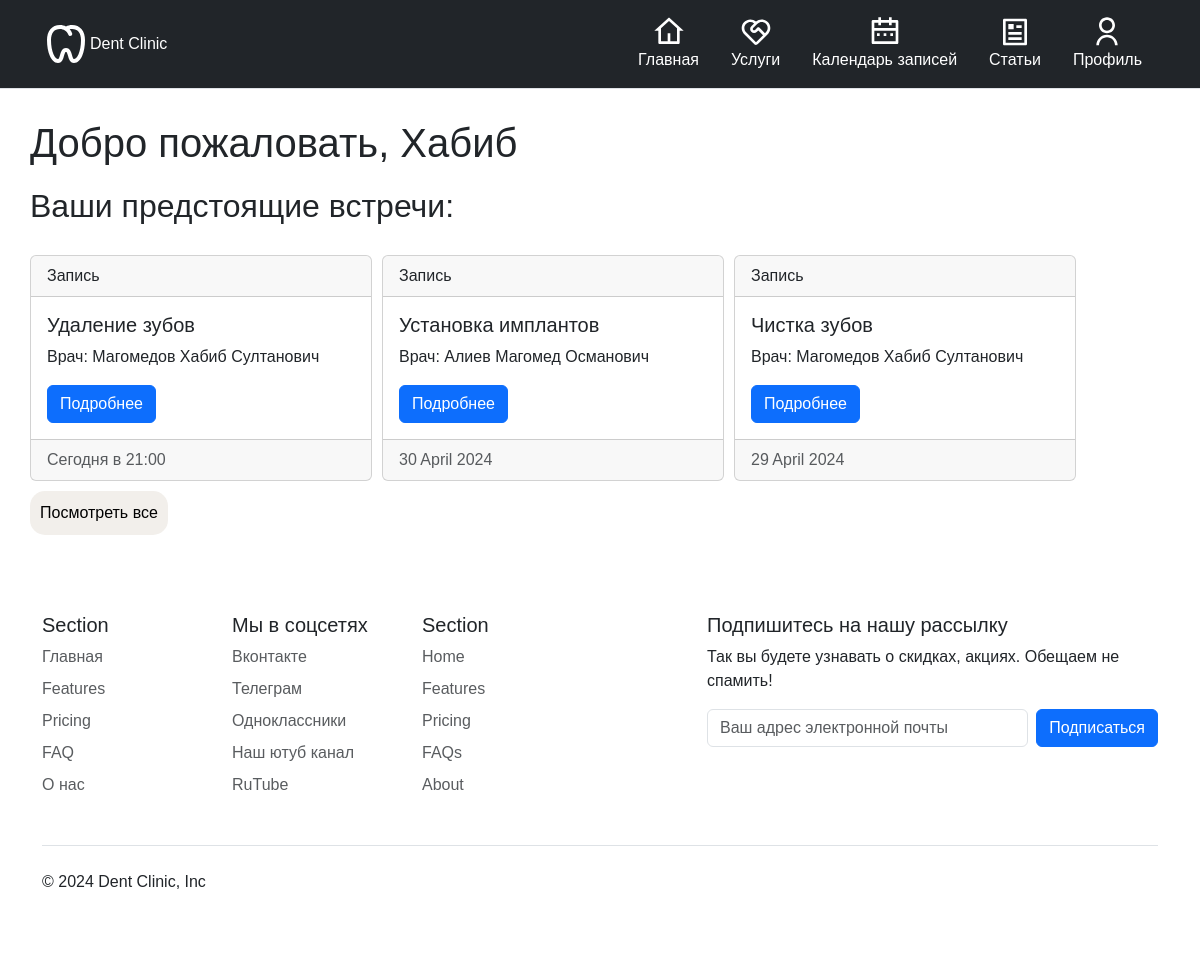
The page /clinic/ (signed in) on the database its author committed.
### clinic/models.py (models this page shows, shortened)
class User(AbstractUser):
    class Gender(models.TextChoices):
        FEMALE = "F", "Женский"
        MALE = "M", "Мужской"
    patronymic = models.CharField(max_length=30, null=True, verbose_name="Отчество")
    gender = models.CharField(max_length=1,
                              choices=Gender.choices,
                              default=Gender.MALE, null=True,
                              verbose_name="Пол")
    date_of_birth = models.DateField(null=True, verbose_name="Дата рождения")
    registration_date = models.DateField(auto_now_add=True, null=True, verbose_name="Дата регистрации")
    phone_number = models.CharField(max_length=20, null=True, verbose_name="Номер телефона")
    address = models.CharField(max_length=250, null=True, verbose_name="Адрес")

class Appointment(models.Model):
    class Meta:
        verbose_name = "Запись"
        verbose_name_plural = "Записи"
        ordering = ["-date"]
        indexes = [models.Index(fields=["-date"])]
    patient = models.ForeignKey(User, on_delete=models.CASCADE,
                                related_name="patient_appointments")
    doctor = models.ForeignKey(Doctor, on_delete=models.CASCADE,
                               related_name="doctor_appointments")
    date = models.DateTimeField()
    target = models.ForeignKey(Service, on_delete=models.CASCADE,
                               related_name="service_appointments",
                               null=True)
    @property
    def time_before_appoinment(self):
        dif = timezone.now() - self.date
        if dif.days == 0:
            return f"Сегодня в {self.date.strftime('%H:%M')}"
        if dif.days == 1:
            return f"Завтра в {self.date.strftime('%H:%M')}"
        if dif.days < 0:
            return f"Приём завершён {self.date.strftime('%d %B %Y')}"
        return f'{self.date.strftime("%d %B %Y")}'

class Service(models.Model):
    class Meta:
        verbose_name = "Услуга"
        verbose_name_plural = "Услуги"
    name = models.CharField(max_length=200)
    slug = models.SlugField(max_length=300)
    description = models.TextField()
    price = models.DecimalField(max_digits=8, decimal_places=2)
    def __str__(self):
        return self.name

class Doctor(models.Model):
    class Meta:
        verbose_name = "Врач"
        verbose_name_plural = "Врачи"
    first_name = models.CharField(max_length=50)
    last_name = models.CharField(max_length=50)
    patronymic = models.CharField(max_length=50)
    date_of_birth = models.DateField()
    email = models.EmailField()
    phone = models.CharField(max_length=20)
    class Specialization(models.TextChoices):
        WITHOUT_SPEC = "WS", "Нет"
        FIRST_SPEC = "FS", "Первая"
        SECOND_SPEC = "SS", "Вторая"
        HIGHER_SPEC = "HS", "Высшая"
    specialization = models.CharField(max_length=100)
    category = models.CharField(max_length=2, choices=Specialization.choices,
                                default=Specialization.WITHOUT_SPEC)
    works_since = models.DateField(null=True)
    bio = models.TextField()
    @property
    def full_name(self):
        return f"{self.last_name} {self.first_name} {self.patronymic}"
    def __str__(self):
        return self.full_name

### clinic/views.py (the view)
# urls.py: path("", views.index_page, name="index"),
def index_page(request):
    user = request.user
    appointments = Appointment.objects.filter(patient=user.id)
    return render(request, "index.html",
                  {"user": user,
                   "appointments": appointments})

### clinic/templates/index.html (shortened to what this page needs)
{% extends "base.html" %}
{% load static %}
{% block styles %}
<link rel="stylesheet" href="{% static 'css/index.css' %}">
{% endblock %}
{% block content %}
<div class="content">
    {% if user.is_authenticated %}
    <h1>Добро пожаловать, {{ user.first_name }}</h1>
    {% else %}
    <h1>Главная страница</h1>
    {% endif %}
    <h2 style="margin-top: 20px; margin-bottom: 20px;">Ваши предстоящие встречи:</h2>
    <div class="swiper-container">
        {% for appoint in appointments|slice:":3" %}
        <div class="card">
            <div class="card-header">
                Запись
            </div>
            <div class="card-body">
                <h5 class="card-title">{{ appoint.target }}</h5>
                <p class="card-text">Врач: {{ appoint.doctor }}</p>
                <a href="#" class="btn btn-primary">Подробнее</a>
            </div>
            <div class="card-footer text-body-secondary">
                {{ appoint.time_before_appoinment }}
            </div>
        </div>
        {% endfor %}
    </div>
    {% if appointments|length > 3 %}
    <a href="{% url 'clinic:appointments' %}"><input type="button" value="Посмотреть все" class="show_all_btn"></a>
    {% endif %}
</div>
{% endblock %}

### clinic/static/css/index.css (style rules this page uses)
.content { margin: 30px; }
.swiper-container { width: 100%; display: flex; justify-content: left; flex-direction: row; flex-wrap: wrap; align-items: center; }
.show_all_btn { background-color: #f2efeb; border-radius: 15px; border: none; padding: 10px; }
.card { margin: 10px; margin-left: 0; width: 30%; height: 50%; }

### rows shown on the page
User: first_name "Хабиб"
Appointment: target "Удаление зубов", doctor "Магомедов Хабиб Султанович", time_before_appoinment "Сегодня в 21:00"
Appointment: target "Установка имплантов", doctor "Алиев Магомед Османович", time_before_appoinment "30 April 2024"
Appointment: target "Чистка зубов", doctor "Магомедов Хабиб Султанович", time_before_appoinment "29 April 2024"
